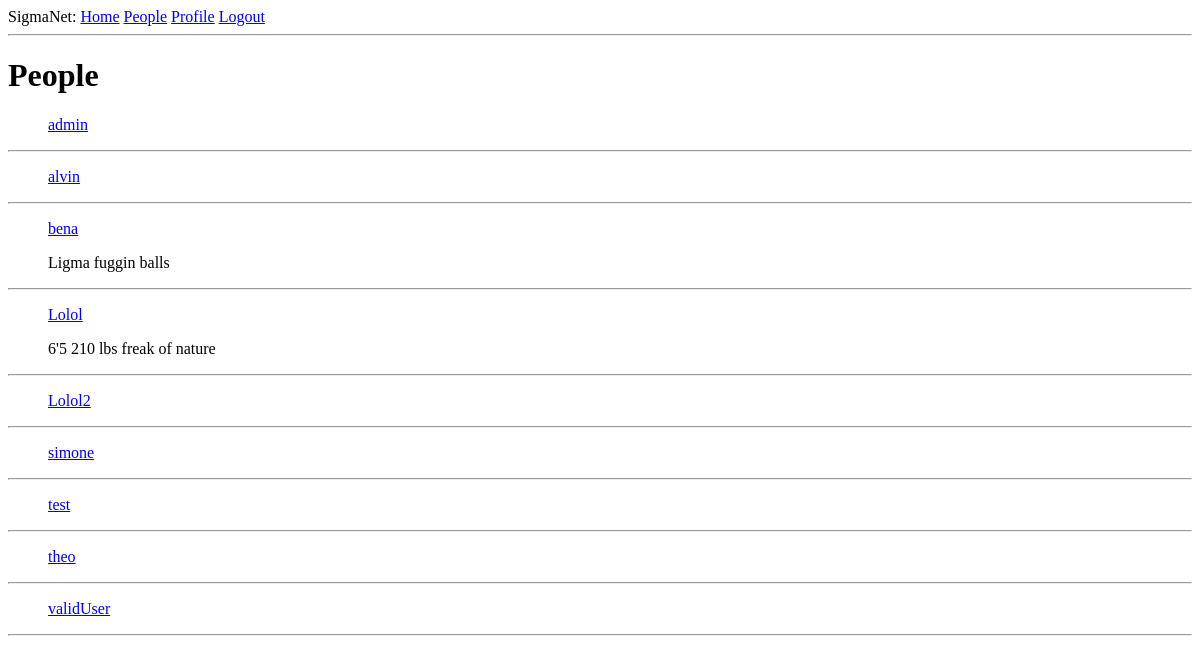
Before: /explore (signed in) with the older database file.
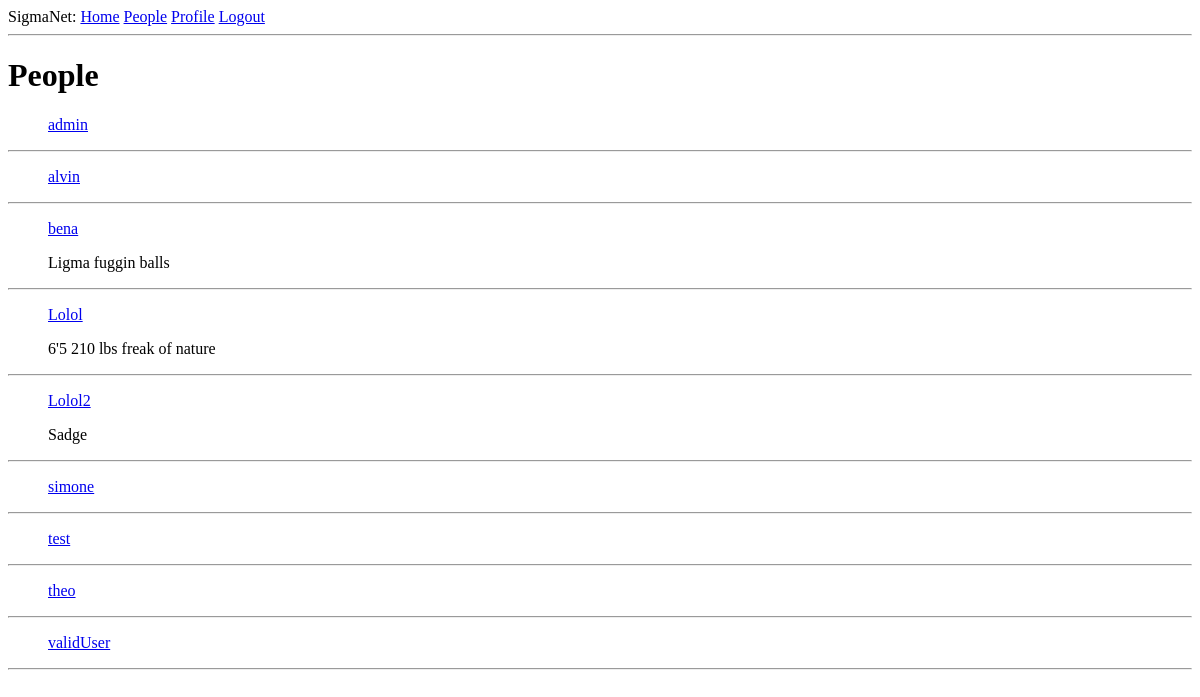
After: the same page with the newer database file.
### app/models.py (models this page shows, shortened)
class User(UserMixin, db.Model):
    id = db.Column(db.Integer, primary_key=True)
    username = db.Column(db.String(64), index=True, unique=True)
    email = db.Column(db.String(120), index=True, unique=True)
    password_hash = db.Column(db.String(128))
    posts = db.relationship('Post', backref='author', lazy='dynamic')
    about_me = db.Column(db.String(140))
    comments = db.relationship('Comment', backref='author', lazy='dynamic')

### app/routes.py (the view)
@app.route('/explore')
@login_required
def explore():
    page = request.args.get('page', 1, type=int)
    users = User.query.order_by(func.lower(User.username).asc()).paginate(
        page, app.config['ACCOUNTS_PER_PAGE'], True)
    if users.has_next:
        next_url = url_for('explore', page=users.next_num)
    else:
        next_url = None
    if users.has_prev:
        prev_url = url_for('explore', page=users.prev_num)
    else:
        prev_url = None
    return render_template('explore.html', title='People', users=users.items, next_url=next_url, prev_url=prev_url)

### app/models.py (called while the page is built)
@login.user_loader
def load_user(id):
    return User.query.get(int(id))

### app/routes.py (called while the page is built)
@app.before_request
def make_session_permanent():
    session.permanent = True
    app.permanent_session_lifetime = timedelta(minutes=30)

### app/templates/explore.html (shortened to what this page needs)
{% extends "base.html" %}
{% block content %}
    <h1>People</h1>
    {% for user in users %}
        <ul><a href="{{ url_for('user', username=user.username) }}">{{ user.username }}</a></ul>
            {% if user.about_me %}
                <ul>{{ user.about_me }}</ul>
            {% endif %}
            <hr>
    {% endfor %}
{% endblock %}

Changed rows visible on the page:
changed User "Lolol2": about_me (not shown) → "Sadge"
